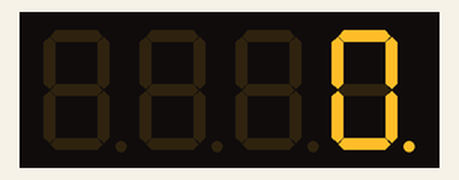
Recording of a sketch running on a simulated Arduino Uno, built with avr-gcc and run on an emulated ATmega328P. On the bench: 4-digit seven-segment display.

Above: at 0.15 s.
At 4.95 s:
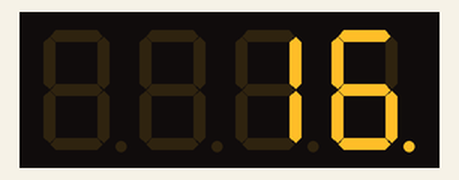
At 10.06 s:
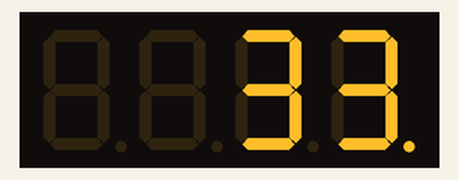
At 19.97 s:
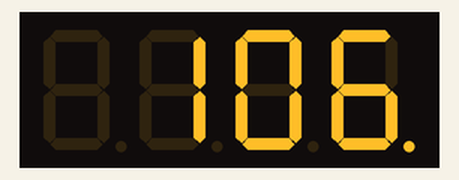
At 29.88 s:
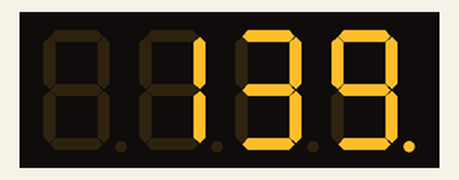
At 39.8 s:
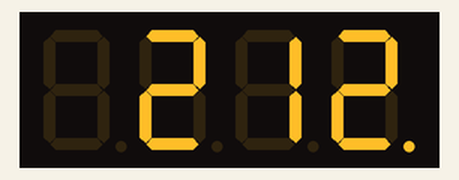

The sketch:

lab04.1.ino
```cpp
#include "SevSeg.h"
SevSeg sevseg; //Instantiate a seven segment object
int Hour=0;
int Min=0;
void setup() {
byte numDigits = 4;
byte digitPins[] = {5,4,3,2}; //千百十個
byte segmentPins[] = {10,8,11,12,13,14,9}; //a-g
sevseg.begin(COMMON_CATHODE, numDigits, digitPins,segmentPins);
}

void loop() {
  sevseg.setNumber(Hour * 100 + Min, 0);
  Min += 1;
  if(Min == 60){
    Min = 0;
    if(Hour == 23)
      Hour=0;
    else
      Hour++;
  }
  sevseg.refreshDisplay();
  delay(300);
}
```
